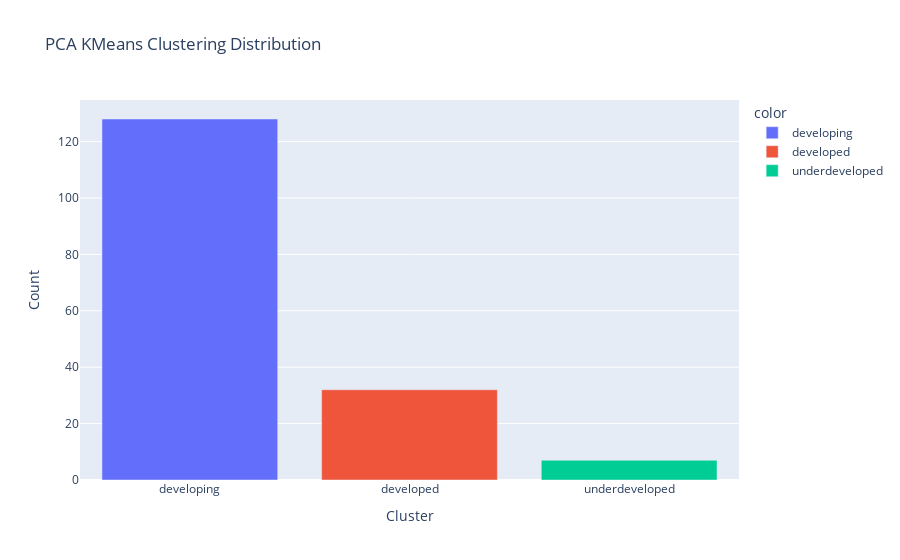

Notebook cell for this chart:
### Code cell
bar_fig = px.bar(df_final, x=df_final['PCA_k_means_cluster'].value_counts().index, y=df_final['PCA_k_means_cluster'].value_counts().values, 
                  color=df_final['PCA_k_means_cluster'].value_counts().index, title='PCA KMeans Clustering Distribution')
bar_fig.update_xaxes(title='Cluster')
bar_fig.update_yaxes(title='Count')
bar_fig.show()

### Figure 1 — Plotly figure (JSON) as saved in the notebook; plotly's stock layout.template omitted (floating-point values rounded to 4 significant figures)
{"data": [{"alignmentgroup": "True", "hovertemplate": "color=developing<br>x=%{x}<br>y=%{y}<extra></extra>", "legendgroup": "developing", "marker": {"color": "#636efa", "pattern": {"shape": ""}}, "name": "developing", "offsetgroup": "developing", "orientation": "v", "showlegend": true, "textposition": "auto", "type": "bar", "x": ["developing"], "xaxis": "x", "y": [128], "yaxis": "y"}, {"alignmentgroup": "True", "hovertemplate": "color=developed<br>x=%{x}<br>y=%{y}<extra></extra>", "legendgroup": "developed", "marker": {"color": "#EF553B", "pattern": {"shape": ""}}, "name": "developed", "offsetgroup": "developed", "orientation": "v", "showlegend": true, "textposition": "auto", "type": "bar", "x": ["developed"], "xaxis": "x", "y": [32], "yaxis": "y"}, {"alignmentgroup": "True", "hovertemplate": "color=underdeveloped<br>x=%{x}<br>y=%{y}<extra></extra>", "legendgroup": "underdeveloped", "marker": {"color": "#00cc96", "pattern": {"shape": ""}}, "name": "underdeveloped", "offsetgroup": "underdeveloped", "orientation": "v", "showlegend": true, "textposition": "auto", "type": "bar", "x": ["underdeveloped"], "xaxis": "x", "y": [7], "yaxis": "y"}], "layout": {"barmode": "relative", "legend": {"title": {"text": "color"}, "tracegroupgap": 0}, "title": {"text": "PCA KMeans Clustering Distribution"}, "xaxis": {"anchor": "y", "domain": [0, 1], "title": {"text": "Cluster"}}, "yaxis": {"anchor": "x", "domain": [0, 1], "title": {"text": "Count"}}}}
